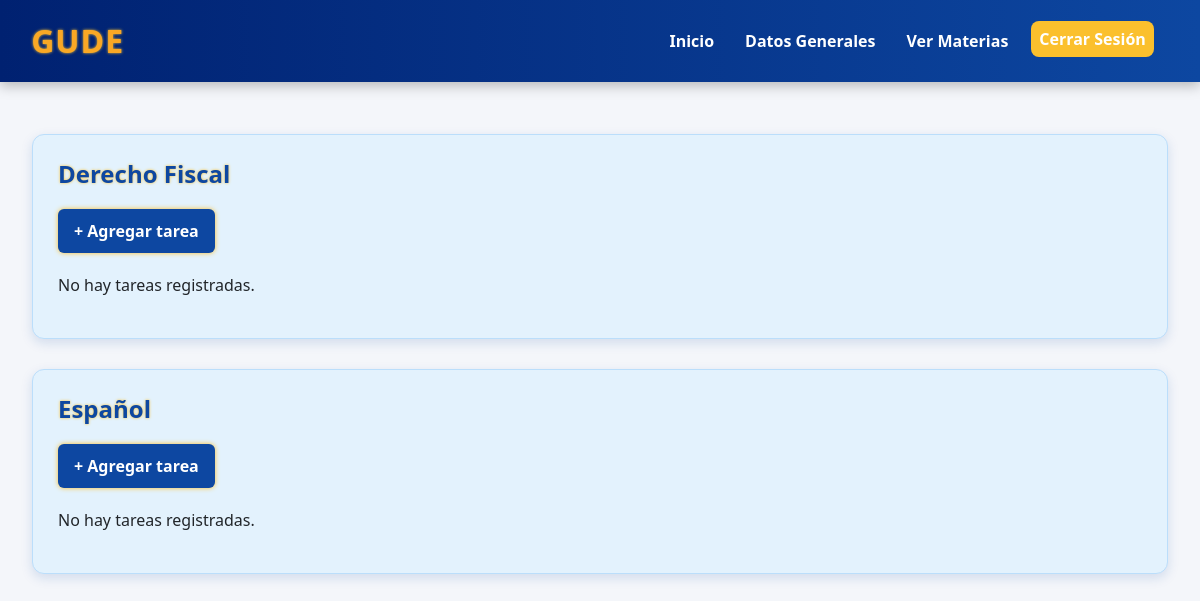
The app's page /verMateriasDocente/0001/, older data.
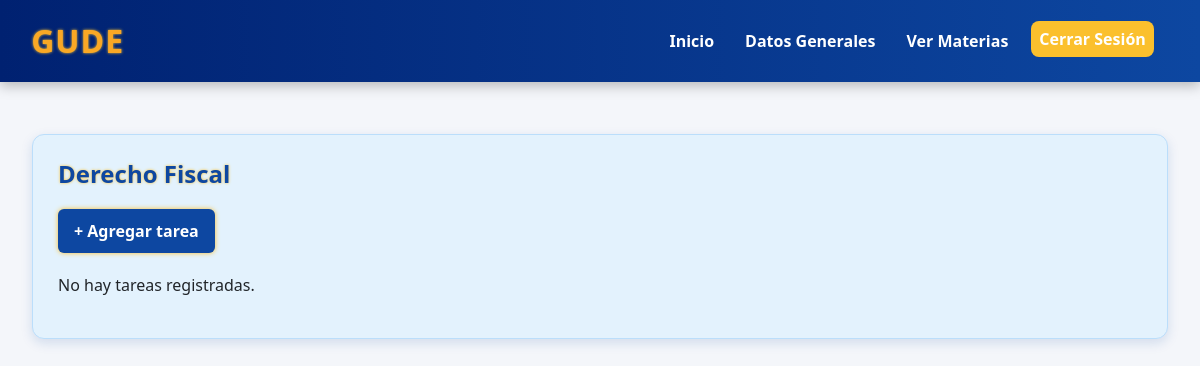
The same page, newer data.
### Aplicaciones/General/models.py (models this page shows, shortened)
class Curso(models.Model):
    codigo = models.CharField(primary_key=True, max_length=6)
    nombre = models.CharField(max_length=50)
    creditos = models.PositiveSmallIntegerField()

### Aplicaciones/General/views.py (the view)
# urls.py: path('verMateriasDocente/<str:docente_id>/', views.verMateriasDocente, name='verMateriasDocente'),
def verMateriasDocente(request, docente_id):
    docente = get_object_or_404(Docente, id=docente_id)
    materias = docente.cursos.all()  # o el related_name que tengas
    return render(request, 'verMateriasDocente.html', {
        'docente': docente,
        'materias': materias
    })

### Aplicaciones/General/templates/verMateriasDocente.html (shortened to what this page needs)
{% extends "./baseDocentes.html" %}
{% block body %}
<div class="materias-container">
  {% for materia in materias %}
    <div class="materia-card">
      <h4>{{ materia.nombre }}</h4>
      <a href="{% url 'agregarTarea' materia.codigo %}" class="btn-agregar-tarea">+ Agregar tarea</a>
      {% if materia.tareas.exists %}
        <ul>
          {% for tarea in materia.tareas.all %}
            <li>
              <div class="tarea-header">
                <div>
                  <strong>{{ tarea.titulo }}</strong> —
                  <span>entrega: {{ tarea.fecha_entrega }}</span>
                </div>
                <button class="btn-ver-mas" onclick="toggleDescripcion('{{ tarea.id }}')">Ver más</button>
              </div>
              <div class="tarea-descripcion" id="desc-{{ tarea.id }}">
                <p>{{ tarea.descripcion }}</p>
                <div class="acciones">
                  <a href="{% url 'editarTarea' tarea.id %}" class="btn-editar">Editar</a>
                  <a href="{% url 'eliminarTarea' tarea.id %}" class="btn-eliminar">Eliminar</a>
                </div>
              </div>
            </li>
          {% endfor %}
        </ul>
      {% else %}
        <p>No hay tareas registradas.</p>
      {% endif %}
    </div>
  {% endfor %}
</div>
{% endblock %}

Row changes from the older to the newer data that the page shows:
removed Curso: nombre "Español", shows "No hay tareas registradas."
